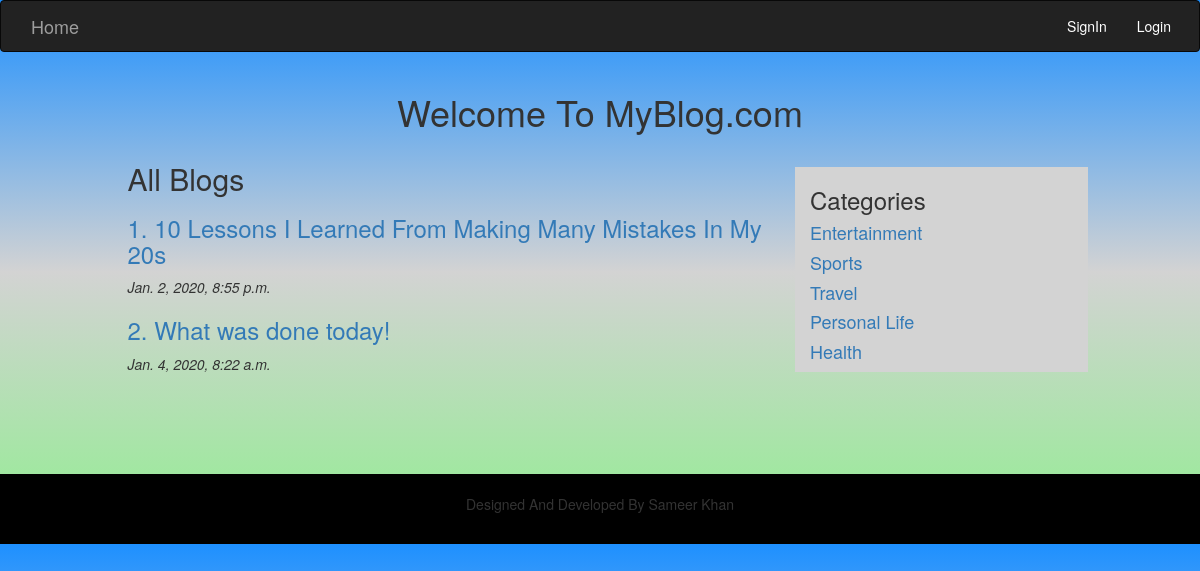
Screenshot of /personal_life/ with the database file from the repository.
### blog/models.py (models this page shows)
class post(models.Model):
	POST_CHOICES = [
    ('entertainment','ENTERTAINMENT'),
    ('sports', 'SPORTS'),
    ('travel','TRAVEL'),
    ('personal_life','PERSONAL_LIFE'),
    ('health','HEALTH'),
]
	title=models.CharField(max_length=100,null=True)
	body=models.TextField(max_length=5000,null=True)
	image=models.ImageField(upload_to='post/images',null=True)
	category = models.CharField(max_length=100, choices=POST_CHOICES,default='entertainment')
	date = models.DateTimeField(auto_now_add=True, blank=True)
	user= models.CharField(max_length=100,null=True)

### blog/views.py (the view)
# urls.py: path('personal_life/',views.personal_life,name='personal_life'),
def personal_life(request):
	Post=post.objects.all()
	list=[]
	for i in Post:
		l={}
		if i.category=='personal_life':
			l.update({'id':i.id,'title':i.title,'image':i.image,'category':i.category,'user':i.user,'date':i.date})
			list.append(l)
	return render(request,'personal_life.html',{'ent':list})

### templates/personal_life.html
{% extends 'base.html' %}
{% block content %}
<div class="container">
    <center><h1>Welcome To MyBlog.com</h1></center>
    <div class="row">
        <div class="col-md-1"></div>
        <div class="col-md-7">
            <h2>All Blogs</h2>
            {% for i in ent %}
            <h3><a href="{% url 'viewblog' i.id %}">{{forloop.counter}}. {{i.title}}</a></h3>
            <i>{{i.date}}</i>
            {% endfor %}
        </div>
        <div class="col-md-3" style="background-color: lightgrey; margin-top: 25px;">
            <h3>Categories</h3>
            <h4><a href="{% url 'entertainment' %}">Entertainment</a></h4>
            <h4><a href="{% url 'sports' %}">Sports</a></h4>
            <h4><a href="{% url 'travel' %}">Travel</a></h4>
            <h4><a href="{% url 'personal_life' %}">Personal Life</a></h4>
            <h4><a href="{% url 'health' %}">Health</a></h4>
        </div>
        <div class="col-md-1"></div>
    </div>
</div>
{% endblock %}

### templates/base.html (style rules this page uses)
body { background-image:linear-gradient(dodgerblue,lightgrey,lightgreen); }

### rows the page displays
post: title "10 Lessons I Learned From Making Many Mistakes In My 20s", date "Jan. 2, 2020, 8:55 p.m."
post: title "What was done today!", date "Jan. 4, 2020, 8:22 a.m."
